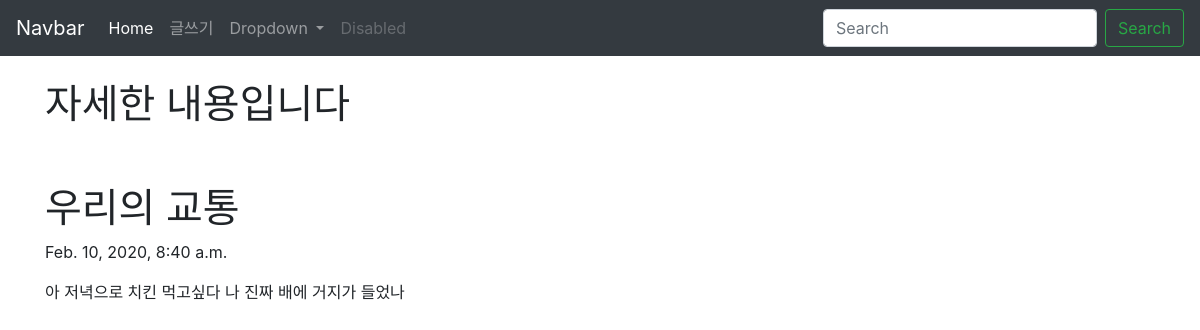
The app's page /writing/4 with its own data.
### BlogApp/models.py (models this page shows, shortened)
class writing(models.Model):
    title = models.CharField(max_length=100)
    pub_date = models.DateTimeField(auto_now_add=True)
    text = models.TextField()

### BlogApp/views.py (the view)
# urls.py: path('<int:writing_id>',views.detail, name="detail"),
def detail(request, writing_id):
    writing_detail = get_object_or_404(writing, pk=writing_id)
    return render(request, 'detail.html', {'write_detail':writing_detail})

### BlogApp/templates/detail.html
{% extends 'base.html' %}
{% block contents %}
<div class="container">
    <h1>자세한 내용입니다</h1>
    <br><br>
    <h1>{{write_detail.title}}</h1>
    <p>{{write_detail.pub_date}}</p>
    <p>{{write_detail.text}}</p>
</div>
</body>
{% endblock contents %}

### records on screen
writing: title "우리의 교통", pub_date "Feb. 10, 2020, 8:40 a.m.", text "아 저녁으로 치킨 먹고싶다 나 진짜 배에 거지가 들었나"
